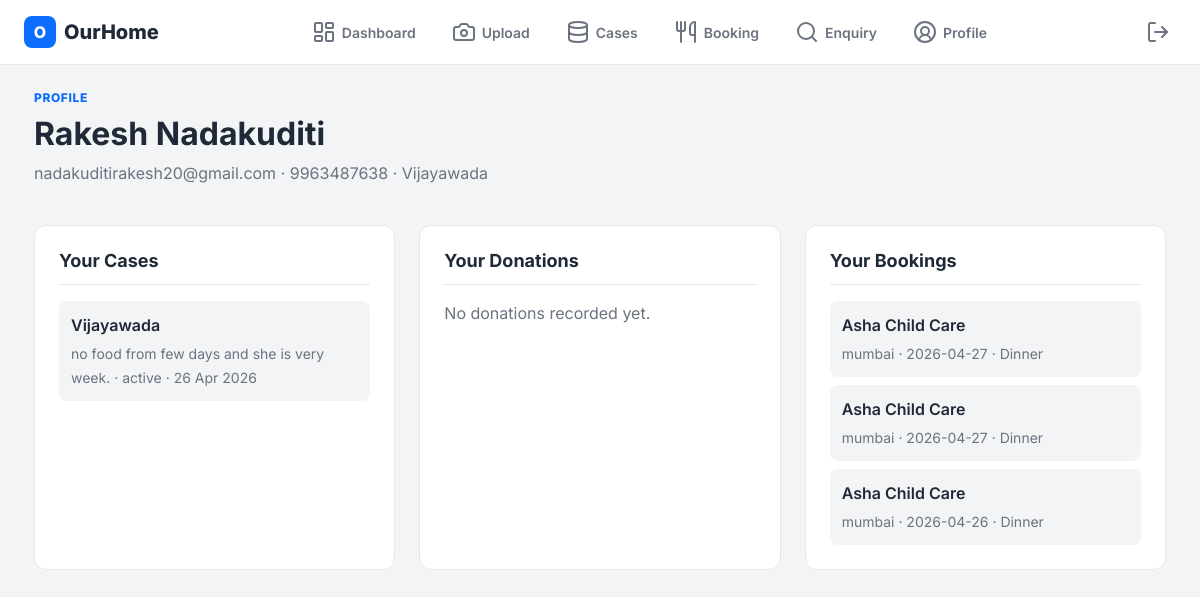
Page /profile (signed in) on the committed database.
### models.py (models this page shows)
class TimestampMixin:
    created_at = db.Column(db.DateTime, default=_now, nullable=False)

class User(TimestampMixin, db.Model):
    id = db.Column(db.Integer, primary_key=True)
    name = db.Column(db.String(120), nullable=False, default="")
    email = db.Column(db.String(120), unique=True, nullable=False, index=True)
    mobile = db.Column(db.String(20), nullable=False, default="")
    location = db.Column(db.String(140), nullable=False, default="")
    password = db.Column(db.String(255), nullable=False)
    role = db.Column(db.String(30), default="volunteer", nullable=False)
    reset_token = db.Column(db.String(120), unique=True)
    reset_expires_at = db.Column(db.DateTime)
    cases = db.relationship("Case", backref="reporter", lazy=True)
    bookings = db.relationship("Booking", backref="volunteer", lazy=True)
    donations = db.relationship("Donation", backref="donor", lazy=True)

class Case(TimestampMixin, db.Model):
    id = db.Column(db.Integer, primary_key=True)
    user_id = db.Column(db.Integer, db.ForeignKey("user.id"), nullable=False)
    image = db.Column(db.String(255), nullable=False)
    location = db.Column(db.String(140), nullable=False)
    description = db.Column(db.String(500), nullable=False)
    status = db.Column(db.String(20), default="active", nullable=False, index=True)
    priority = db.Column(db.String(20), default="medium", nullable=False)

class Booking(TimestampMixin, db.Model):
    id = db.Column(db.Integer, primary_key=True)
    user_id = db.Column(db.Integer, db.ForeignKey("user.id"), nullable=False)
    orphanage = db.Column(db.String(140), nullable=False)
    location = db.Column(db.String(140), nullable=False, default="")
    date = db.Column(db.String(50), nullable=False)
    slot = db.Column(db.String(30), nullable=False)
    notes = db.Column(db.String(255))

### ourhome_app.py (the view)
@app.route("/profile")
@login_required
def profile():
    user_id = session["user_id"]
    return render_template(
        "profile.html",
        user_cases=Case.query.filter_by(user_id=user_id).order_by(Case.created_at.desc()).all(),
        donations=Donation.query.filter_by(user_id=user_id).order_by(Donation.created_at.desc()).all(),
        bookings=Booking.query.filter_by(user_id=user_id).order_by(Booking.created_at.desc()).all(),
    )

### ourhome_app.py (called while the page is built)
def login_required(view):
    @wraps(view)
    def wrapped_view(*args, **kwargs):
        if "user_id" not in session:
            flash("Please sign in to continue.", "warning")
            return redirect(url_for("login"))
        return view(*args, **kwargs)
    return wrapped_view

def current_user():
    if "user_id" not in session:
        return None
    return User.query.get(session["user_id"])

@app.context_processor
def inject_template_globals():
    return {"current_user": current_user()}

### templates/profile.html (shortened to what this page needs)
{% extends "base.html" %}
{% block content %}
<section class="page-title">
  <div>
    <span class="eyebrow">Profile</span>
    <h1>{{ current_user.name }}</h1>
    <p class="muted">{{ current_user.email }} · {{ current_user.mobile }} · {{ current_user.location }}</p>
  </div>
</section>
<section class="profile-grid">
  <article class="profile-section">
    <h2>Your Cases</h2>
    {% if user_cases %}
      {% for case in user_cases %}
        <div class="activity-item">
          <strong>{{ case.location }}</strong>
          <span>{{ case.description[:80] }}{% if case.description|length > 80 %}...{% endif %} · {{ case.status }} · {{ case.created_at.strftime("%d %b %Y") }}</span>
        </div>
      {% endfor %}
    {% else %}
      <p class="muted">No cases reported yet.</p>
    {% endif %}
  </article>
  <article class="profile-section">
    <h2>Your Donations</h2>
    {% if donations %}
      {% for donation in donations %}
        <div class="activity-item">
          <strong>Rs. {{ donation.amount }}</strong>
          <span>{{ donation.purpose }} · {{ donation.created_at.strftime("%d %b %Y") }}</span>
        </div>
      {% endfor %}
    {% else %}
      <p class="muted">No donations recorded yet.</p>
    {% endif %}
  </article>
  <article class="profile-section">
    <h2>Your Bookings</h2>
    {% if bookings %}
      {% for booking in bookings %}
        <div class="activity-item">
          <strong>{{ booking.orphanage }}</strong>
          <span>{{ booking.location }} · {{ booking.date }} · {{ booking.slot }}{% if booking.notes %} · {{ booking.notes }}{% endif %}</span>
        </div>
      {% endfor %}
    {% else %}
      <p class="muted">No bookings yet.</p>
    {% endif %}
  </article>
</section>
{% endblock %}

### templates/base.html (shortened to what this page needs)
<!DOCTYPE html>
<html lang="en">
<head>
  <link rel="stylesheet" href="{{ url_for('static', filename='style.css') }}">
</head>
<body>
  <header class="app-header">
    <a class="brand" href="{{ url_for('dashboard') }}"><span class="brand-mark">O</span><span>OurHome</span></a>
    <nav class="nav-links" aria-label="Primary navigation">
      <a href="{{ url_for('dashboard') }}"><i data-lucide="layout-dashboard"></i><span>Dashboard</span></a>
      <a href="{{ url_for('upload') }}"><i data-lucide="camera"></i><span>Upload</span></a>
      <a href="{{ url_for('cases') }}"><i data-lucide="database"></i><span>Cases</span></a>
      <a href="{{ url_for('booking') }}"><i data-lucide="utensils"></i><span>Booking</span></a>
      <a href="{{ url_for('enquiry') }}"><i data-lucide="search"></i><span>Enquiry</span></a>
      <a href="{{ url_for('profile') }}"><i data-lucide="circle-user-round"></i><span>Profile</span></a>
    </nav>
    <a class="icon-button" href="{{ url_for('logout') }}" title="Logout" aria-label="Logout"><i data-lucide="log-out"></i></a>
  </header>
  <main class="page-shell">
    {% block content %}{% endblock %}
  </main>
</body>
</html>

### static/style.css (style rules this page uses)
:root { --brand: #0d6efd; --brand-dark: #0b5ed7; --brand-light: #e7f1ff; --success: #198754; --success-light: #d1e7dd; --danger: #dc3545; --danger-light: #f8d7da; --warning: #f59e0b; --warning-light: #fff3cd; --text: #1f2937; --muted: #6b7280; --line: #e5e7eb; --bg: #f3f4f6; --shadow: 0 4px 6px -1px rgba(0, 0, 0, 0.1), 0 2px 4px -1px rgba(0, 0, 0, 0.06); --radius: 12px; --radius-sm: 8px; }
*, *::before, *::after { box-sizing: border-box; }
html, body { margin: 0; padding: 0; }
body { font-family: 'Inter', system-ui, -apple-system, sans-serif; background: var(--bg); color: var(--text); line-height: 1.5; -webkit-font-smoothing: antialiased; }
a { color: var(--brand); text-decoration: none; }
h1, h2, h3, h4, h5, h6 { margin: 0 0 0.5rem; font-weight: 700; line-height: 1.2; color: var(--text); }
h1 { font-size: 2rem; }
h2 { font-size: 1.5rem; }
p { margin: 0 0 1rem; }
.muted { color: var(--muted); }
.eyebrow { display: block; color: var(--brand); font-size: 0.75rem; font-weight: 800; text-transform: uppercase; letter-spacing: 0.05em; margin-bottom: 0.5rem; }
.app-header { background: #fff; border-bottom: 1px solid var(--line); display: flex; align-items: center; justify-content: space-between; padding: 12px 24px; position: sticky; top: 0; z-index: 10; }
.brand { display: flex; align-items: center; gap: 8px; font-size: 1.25rem; font-weight: 800; color: var(--text); text-decoration: none; }
.brand-mark { display: inline-flex; align-items: center; justify-content: center; width: 32px; height: 32px; background: var(--brand); color: #fff; border-radius: 8px; font-size: 1rem; }
.nav-links { display: flex; align-items: center; gap: 8px; }
.nav-links a { display: flex; align-items: center; gap: 6px; padding: 8px 14px; border-radius: var(--radius-sm); color: var(--muted); font-size: 0.875rem; font-weight: 600; text-decoration: none; transition: all 0.2s; }
.icon-button { display: inline-flex; align-items: center; justify-content: center; width: 36px; height: 36px; border-radius: var(--radius-sm); color: var(--muted); transition: all 0.2s; }
.page-shell { margin: 0 auto; max-width: 1180px; padding: 24px 24px 110px; }
.page-title { display: flex; justify-content: space-between; align-items: flex-start; margin-bottom: 24px; }
.profile-grid { display: grid; gap: 24px; grid-template-columns: repeat(auto-fit, minmax(300px, 1fr)); }
.profile-section { background: #fff; border: 1px solid var(--line); border-radius: var(--radius); padding: 24px; }
.profile-section h2 { font-size: 1.125rem; margin-bottom: 16px; padding-bottom: 12px; border-bottom: 1px solid var(--line); }
.activity-item { padding: 12px; background: var(--bg); border-radius: var(--radius-sm); margin-bottom: 8px; }
.activity-item:last-child { margin-bottom: 0; }
.activity-item strong { display: block; font-weight: 600; margin-bottom: 4px; }
.activity-item span { font-size: 0.875rem; color: var(--muted); }

### rows in the picture
User: name "Rakesh Nadakuditi", email "nadakuditirakesh20@gmail.com", mobile "9963487638", location "Vijayawada"
Case: location "Vijayawada", description "no food from few days and she is very week.", status "active", created_at "26 Apr 2026"
Booking: orphanage "Asha Child Care", location "mumbai", date "2026-04-27", slot "Dinner"
Booking: orphanage "Asha Child Care", location "mumbai", date "2026-04-27", slot "Dinner"
Booking: orphanage "Asha Child Care", location "mumbai", date "2026-04-26", slot "Dinner"
